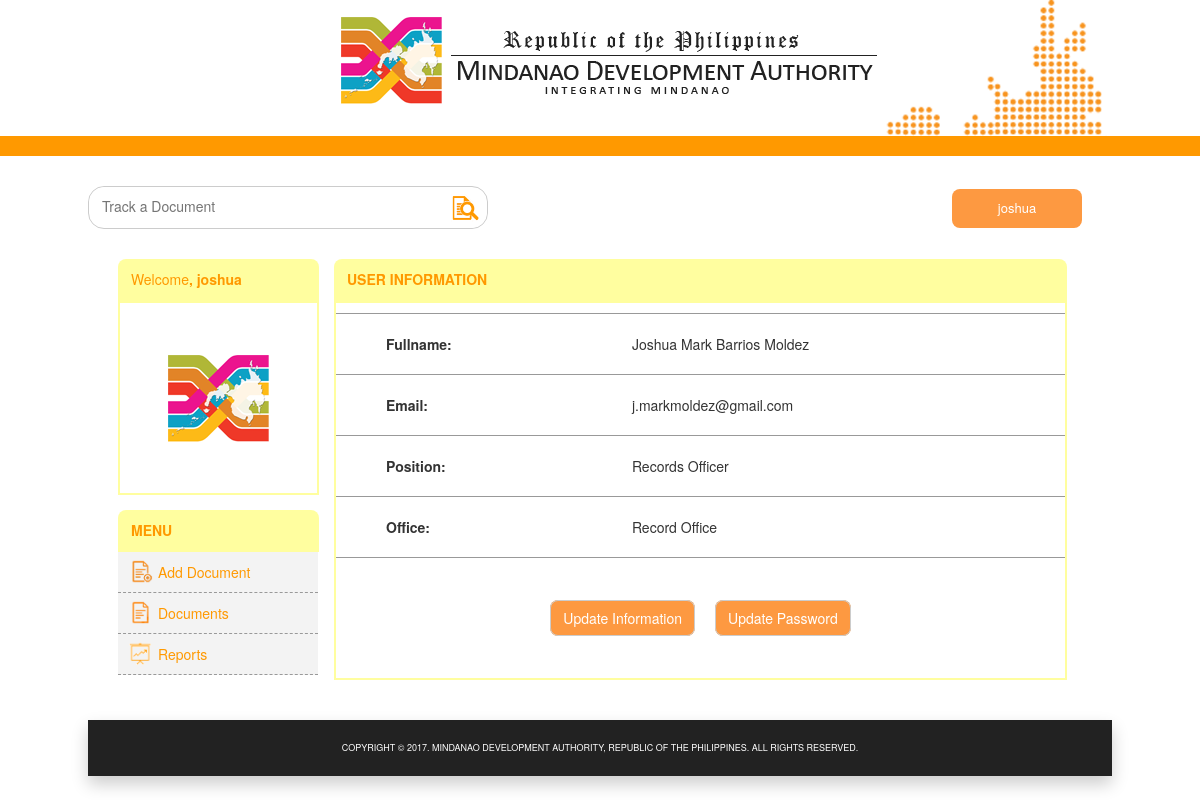
The app's page /records-officer/usersetting-record.php (signed in) with its own data.
### tables this page shows
CREATE TABLE `users` (
  `id` int(11) UNSIGNED NOT NULL,
  `username` varchar(50) NOT NULL,
  `email` varchar(50) NOT NULL,
  `name` varchar(50) NOT NULL,
  `office` varchar(50) NOT NULL,
  `userType` varchar(30) NOT NULL,
  `position` varchar(50) NOT NULL,
  `password` varchar(255) NOT NULL,
  `created_at` datetime NOT NULL DEFAULT CURRENT_TIMESTAMP
);

### records-officer/usersetting-record.php (the view, shortened to what this page needs)
<!DOCTYPE html>
<head>
	<link rel="stylesheet" type="text/css" href="../css/styles.css" />
  <link rel="stylesheet" href="../css/bootstrap.min.css">
</head>
<body>
	<header>
		<div class="minda-header">
		<img src="../img/minda-header.png" alt="minda-header" class="minda-banner" >
		<img src="../img/minda-img.png" alt="mindanao" class="minda-logo">
	</div>
	<div class="bar-line"></div>
	</header>
	<div class="wrapper">
    <div class="search-menu">
      <form action="../results.php" method="GET">
        <div class="search-div">
            <input type="text" name="search_query"  placeholder="Track a Document"/>
            <span><button type="submit" class="btnSearch"><img src="../img/search-icon.png"></button></span>
        </div>
      </form>
      <div class="dropdown">
        <button onclick="dropFunc()" class="dropbtn"><?php echo $_SESSION['username']; ?></button>
      </div>
    </div>
    <div class="contents">
      <table>
        <tr>
          <td class="user-menu" valign="top">
            <h3 class="user-pic-label"><span>Welcome</span>, <?php echo $_SESSION['username']; ?></h3>
          		<img src="../img/minda-logo.png" alt="user-profile-pic">
          </td>
          <td class="am-display" rowspan="2" valign="top">
            <h3 class="nav-header">user information</h3>
              <div class="menu-display" style="height: 350px">
								<?php
									require_once '../include/config.php';
									$user_sess = trim($_SESSION['username']);
									$sql = "SELECT * FROM users where username='$user_sess'";
									if($result = mysqli_query($link, $sql)){
											if(mysqli_num_rows($result) > 0) {
													echo "<table class='user-setting-info'>";
															echo "<tr>";
															echo "<td class='user-name'>Fullname: </td>";
															while($row = mysqli_fetch_array($result)){
																			echo "<td class='user-info'>" . $row['name'] . "</td>";
																		echo "</tr>";
																		echo "<tr>";
																			echo "<td class='user-name'>Email: </td>";
																			echo "<td class='user-info'>" . $row['email'] . "</td>";
																		echo "</tr>";
																		echo "<tr>";
																			echo "<td class='user-name'>Position: </td>";
																			echo "<td class='user-info'>" . $row['position'] . "</td>";
																		echo "</tr>";
																		echo "<tr>";
																			echo "<td class='user-name'>Office: </td>";
																			echo "<td class='user-info'>" . $row['office'] . "</td>";
																		echo "</tr>";
													echo "</table>";
									echo "<center class='update-buttons'>";
									echo "<p class='btnUpdate'><a href='updateinfo-record.php?id=". $row['id'] ."'>Update Information</a></p>";
									echo "<p class='btnUpdate'><a href='updatepass-record.php?id=". $row['id'] ."'>Update Password</a></p>";
									echo "</center>";
									}
								}
						} else{
							echo "ERROR: Could not able to execute $sql. " . mysqli_error($link);
							}
					?>
              </div>
            </td>
          </tr>
					<td class="admin-menu" valign="top">
						<div class="user-menus">
						<h3 class="nav-header">menu</h3>
						<ul>
              <li><a href="adddocument.php"><img src="../img/add-docu-icon.png" alt="add-docu-icon"><p>add document</p></a></li>
							<li><a href="documents.php"><img src="../img/document.png" alt="document-icon"><p>documents</p></a></li>
							<li><a href="reports.php"><img src="../img/dashboard-icon.png" alt="dashboard-icon"><p>reports</p></a></li>
						</ul>
					</div>
					</td>
        </table>
      </div>
    </div>
        <footer class="footer">
            <center><p class="copyright">COPYRIGHT © 2017. MINDANAO DEVELOPMENT AUTHORITY, REPUBLIC OF THE PHILIPPINES. ALL RIGHTS RESERVED.</p></center>
        </footer>
    </body>
  </html>

### css/styles.css (style rules this page uses)
body { font-family: Arial, 'Helvetica Neue', Helvetica, sans-serif; }
.minda-header { width: 1024px; margin: 0 auto; height: 136px; }
.minda-banner { margin-left:250px; margin-top: 10px; }
.minda-logo { position: absolute; }
.bar-line { height: 20px; background-color: rgb(255,153,0); }
.wrapper { width: 1024px; margin: 0 auto; }
.footer { width: 1024px; height: 56px; background-color: rgb(34,34,34); margin: 0 auto; margin-top: 40px; box-shadow: 0px 8px 16px 0px rgba(0,0,0,0.2); }
.copyright { text-align: center; color: rgb(255,255,255); font-size: 9px; padding: 22px; }
.search-div { border: 1px solid #ccc; border-radius: 16px; width: 400px; }
.search-div input[type=text] { padding: 8px 12px; border: 1px solid white; border-top-left-radius: 16px; border-bottom-left-radius: 16px; width: 350px; }
.btnSearch { padding: 5px 7px; background-color: white; color:rgb(67,67,67); border: 1px solid white; border-top-right-radius: 16px; border-bottom-right-radius: 16px; }
.btnSearch img { width: 28px; height: 28px; }
.search-menu { margin-top: 30px; }
.dropbtn { background-color: #fd9941; color: white; padding: 10px 5px 10px 5px; font-size: 13px; border: none; cursor: pointer; border-radius: 8px; width: 130px; }
.dropdown { margin-top: -40px; float: right; margin-right: 30px; }
.contents { margin: 30px; }
.nav-header { font-size: 14px; color: rgb(255,153,0); background-color: rgb(255,254,159); padding: 13px; text-transform: uppercase; border-top-left-radius: 8px; border-top-right-radius: 8px; margin: 0px; font-weight: bold; }
.admin-menu p, .admin-menu img { display: inline; }
.admin-menu p { padding-left: 30px; }
.admin-menu img { width: 25px; height: 25px; position: absolute; margin-top: -3px; }
.admin-menu ul { list-style-type: none; margin: 0; padding: 0; width: 200px; background-color: rgb(243,243,243); }
.admin-menu li a { display: block; padding: 10px 10px; text-decoration: none; font-size: 14px; color: rgb(255,153,0); text-transform: capitalize; border-bottom: 1px dashed rgb(153,153,153); }
.am-display { width: 748px; padding-left: 15px; }
.menu-display { border: 2px solid rgb(255,254,159); }
.menu-display { display: table; width: 100%; }
.user-setting-info td { font-size: 14px; color: rgb(51,51,51); padding: 20px 0px 20px 50px; }
.user-setting-info { border-collapse: collapse; margin-top: 10px; width:100%; }
.user-setting-info tr { border-top: 1px solid rgb(153,153,153); border-bottom: 1px solid rgb(153,153,153); }
.user-name { font-weight: bold; margin-left: 30px; }
.btnUpdate { font-size: 14px; padding: 7px 12px; border: 1px solid #ccc; border-radius: 8px; margin: 0px 10px 0px 10px; background-color: #fd9941; color: white; width: 150px; display: inline; }
.update-buttons { margin-top: 50px; margin-bottom: 50px; }
.btnUpdate a { text-decoration: none; color: white; }
.user-menu { height: 241px; }
.user-menu img { padding: 45px; border: 2px solid #FFFE9F; }
.user-menu span { font-weight: normal; }
.user-pic-label { font-size: 14px; color: rgb(255,153,0); background-color: rgb(255,254,159); padding: 13px; border-top-left-radius: 8px; border-top-right-radius: 8px; margin: 0px; font-weight: bold; }
.user-menus { margin-top: 10px; }

### records on screen
users: name "Joshua Mark Barrios Moldez", email "j.markmoldez@gmail.com", position "Records Officer", office "Record Office"

### other values on screen
$_SESSION['username'] "joshua"
